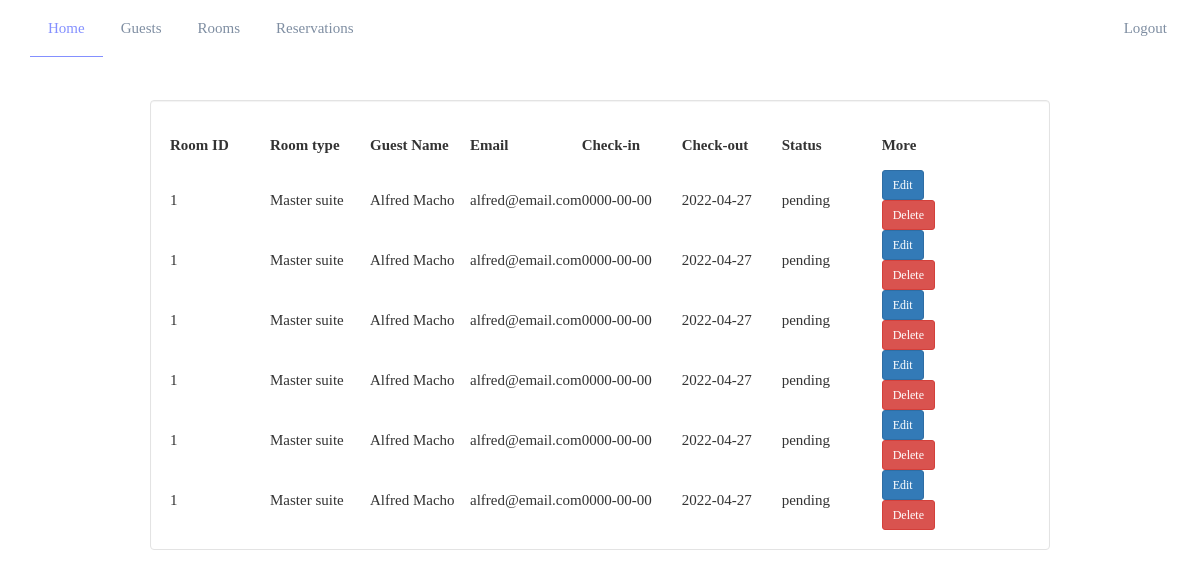
The app's page /bookings.php (signed in) with its own data.
### tables this page shows
CREATE TABLE `bookings` (
  `ID` int(11) NOT NULL,
  `room_id` int(11) NOT NULL,
  `guest_name` text NOT NULL,
  `email` varchar(2500) NOT NULL,
  `type` text NOT NULL,
  `check_in` date NOT NULL,
  `check_out` date NOT NULL,
  `status` text NOT NULL
);

### bookings.php (the view, shortened to what this page needs)
<!DOCTYPE html>
<html>
<head>
	<link rel="stylesheet" type="text/css" href="static/css/bootstrap.css">
	<link rel="stylesheet" type="text/css" href="static/css/w3v3.css">
	<link rel="stylesheet" type="text/css" href="static/css/css/css/fontawesome-all.css">
	<link rel="stylesheet" type="text/css" href="static/css/qaforumstyles.css">
	<link rel="stylesheet" type="text/css" href="static/styles.css">
</head>
<body>
	<div class="container">
		<nav class="navbar navbar-default navbar-fixed-top" id = "navigation">
			<div class="collapse navbar-collapse" id="myNavbar">
				<div class="container">
					<ul class="nav navbar-nav" id="list">
				        <li class="active"><a href="dashboard.php">Home</a></li>
				        <li><a href="guests.php">Guests</a></li>
				        <li><a href="rooms.php">Rooms</a></li>
				        <li><a href="bookings.php">Reservations</a></li>
				     </ul>
				     <ul class="nav navbar-nav navbar-right" id="list">
				         <li>
				            	<a href="logout.php">Logout</a>
				          </li>
				     </ul>
				</div>
			</div>
		</nav>
		<div class="w3-content well" style="margin-top: 100px; background-color: white; max-width: 900px;">
			<table>
				<tr>
					<th>Room ID</th>
					<th>Room type</th>
					<th>Guest Name</th>
					<th>Email</th>
					<th>Check-in</th>
					<th>Check-out</th>
					<th>Status</th>
					<th>More</th>
				</tr>
				<?php
					include("db_connect.php");
					$bkings_sql = "SELECT * FROM bookings";
					$bk_select = mysqli_query($connect, $bkings_sql);
					$bk_count = mysqli_num_rows($bk_select);
					if($bk_count> 0){
						while($bookings = mysqli_fetch_assoc($bk_select)){
							?>
							<tr>
								<td><?php echo $bookings['room_id']; ?></td>
								<td><?php echo $bookings['type']; ?></td>
								<td><?php echo $bookings['guest_name']; ?></td>
								<td><?php echo $bookings['email']; ?></td>
								<td><?php echo $bookings['check_in']; ?></td>
								<td><?php echo $bookings['check_out']; ?></td>
								<td><?php echo $bookings['status']; ?></td>
								<td>
									<a href="editbooking.php?booking_id=<?php echo $bookings['ID']; ?>">
										<button class="btn btn-sm btn-primary">Edit</button>
									</a>&nbsp
									<a href="delete_booking.php?booking_id=<?php echo $bookings['ID']; ?>">
										<button class="btn btn-sm btn-danger">Delete</button>
									</a>
								</td>
							</tr>
							<?php
						}
					}
				?>
			</table>
		</div>
	 </div>
</body>
</html>

### static/css/w3v3.css (style rules this page uses)
html { box-sizing:border-box }
*,*:before,*:after { box-sizing:inherit }
html { -ms-text-size-adjust:100%;-webkit-text-size-adjust:100% }
body { margin:0 }
article,aside,details,figcaption,figure,footer,header,main,menu,nav,section,summary { display:block }
a { background-color:transparent;-webkit-text-decoration-skip:objects }
button,input,select,textarea { font:inherit;margin:0 }
button,input { overflow:visible }
button,select { text-transform:none }
button,html [type=button],[type=reset],[type=submit] { -webkit-appearance:button }
html,body { font-family:Verdana,sans-serif;font-size:15px;line-height:1.5 }
html { overflow-x:hidden }
a { color:inherit }
.w3-content { max-width:980px;margin:auto }

### static/css/qaforumstyles.css (style rules this page uses)
body { font-family: calibri; }
#navigation { background-color: white; border-color: white; }
.navbar-default .navbar-nav > .active > a, .navbar-default .navbar-nav > .active > a:hover, .navbar-default .navbar-nav > .active > a:focus { color: #8490ff !important; border-bottom: 1px solid #8490ff !important; background-color: transparent; }
.navbar-default { background-color: #f8f8f8; border-color: #e7e7e7; }
.navbar-default .navbar-nav > li > a { color: #7f8ea2 !important; padding: 18px; }

### static/styles.css (style rules this page uses)
ul { list-style-type: none; margin: 0; padding: 0; }
* { margin: 0px; padding: 0px; box-sizing: border-box; }
th { height: 50px; width: 80px; }
tr { height: 50px; }

### bookings.php (style rules this page uses)
th { height: 30px; width: 100px; }
tr { height: 50px; }

### records on screen
bookings: room "1", type "Master suite", guest_name "Alfred Macho", email "alfred@email.com", check_in "0000-00-00", check_out "2022-04-27", status "pending"
bookings: room "1", type "Master suite", guest_name "Alfred Macho", email "alfred@email.com", check_in "0000-00-00", check_out "2022-04-27", status "pending"
bookings: room "1", type "Master suite", guest_name "Alfred Macho", email "alfred@email.com", check_in "0000-00-00", check_out "2022-04-27", status "pending"
bookings: room "1", type "Master suite", guest_name "Alfred Macho", email "alfred@email.com", check_in "0000-00-00", check_out "2022-04-27", status "pending"
bookings: room "1", type "Master suite", guest_name "Alfred Macho", email "alfred@email.com", check_in "0000-00-00", check_out "2022-04-27", status "pending"
bookings: room "1", type "Master suite", guest_name "Alfred Macho", email "alfred@email.com", check_in "0000-00-00", check_out "2022-04-27", status "pending"
